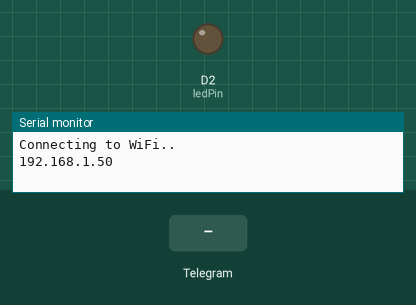
Simulated run of this sketch. Board: ESP8266 (NodeMCU). Parts: output pins drawn as LEDs (lit = HIGH), the last lines printed to the serial monitor. The inputs (shaded band) are chosen by the test bench. WiFi joins after 1.5 s; servers stay silent unless stated; the local clock reads 2024-03-15 10:24:30 at power-on unless the sketch sets it.

Above: at 3.2 s.
3.3 s: Telegram message "/led_on" received
At 4.3 s:
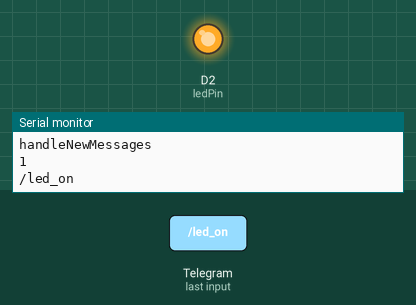
7.0 s: Telegram message "/led_off" received
At 9.1 s:
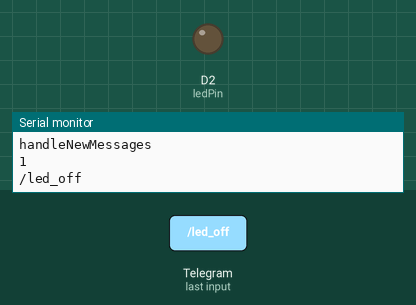
Timing chart, 0 to 10.6 s (numbered marks = the images above; inputs shaded):
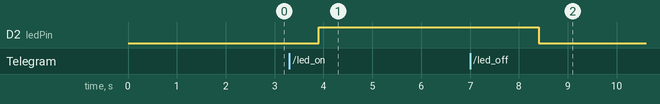

Measured:
- after the input at 3.3 s, D2 (ledPin): LOW → HIGH after 0.60 s
- after the input at 7.0 s, D2 (ledPin): HIGH → LOW after 1.4 s

The sketch:

sketch_dec06b.ino
```cpp
#ifdef ESP32
#include <WiFi.h>
#else
#include <ESP8266WiFi.h>
#endif
#include <WiFiClientSecure.h>
#include <UniversalTelegramBot.h>
#include <ArduinoJson.h>
const char* ssid = "Acutrotechnologies";
const char* password = "acutro@1234$$";
#define BOTtoken "5911456817:AAHYcQvJYYiWRXZ1zRWty8l80EKElHXIK9c"
#define CHAT_ID "5786536176"

#ifdef ESP8266
X509List cert(TELEGRAM_CERTIFICATE_ROOT);
#endif

WiFiClientSecure client;
UniversalTelegramBot bot(BOTtoken, client);

int botRequestDelay = 1000;
unsigned long lastTimeBotRan;

const int ledPin = D2;
bool ledState = LOW;

void handleNewMessages(int numNewMessages)
{
  Serial.println("handleNewMessages");
  Serial.println(String(numNewMessages));

  for (int i=0; i<numNewMessages; i++)
  {
    String chat_id = String(bot.messages[i].chat_id);
    if (chat_id != CHAT_ID)
    {
      bot.sendMessage(chat_id, "Unauthorized user", "");
      continue;
    }
    for (int j=0; j<numNewMessages; j++){
      String chat_id = String(bot.messages[j].chat_id);
      if (chat_id !=CHAT_ID){
        bot.sendMessage(chat_id, "Unauthorized user","");
        continue;
      }
    String text = bot.messages[i].text;
    Serial.println(text);

    String from_name = bot.messages[i].from_name;

    if (text == "/start")
    {
      String welcome = "Welcome, " + from_name + ".\n";
      welcome += "Use the following commands to control your outputs.\n\n";
      welcome += "/led_on to turn GPIO ON \n";
      welcome += "/led_off to turn GPIO OFF \n";
      welcome += "/state to request current GPIO state \n";
      bot.sendMessage(chat_id, welcome, "");
    }

    if (text == "/led_on")
    {
      bot.sendMessage(chat_id, "LED state set to ON", "");
      ledState = HIGH;
      digitalWrite(ledPin, ledState);
    }

    if (text == "/led_off")
    {
      bot.sendMessage(chat_id, "LED state set to OFF", "");
      ledState = LOW;
      digitalWrite(ledPin, ledState);
    }

    if (text == "/state")
    {
      if (digitalRead(ledPin))
      {
        bot.sendMessage(chat_id, "LED is ON", "");
      }
      else
      {
        bot.sendMessage(chat_id, "LED is OFF", "");
      }
    }
  }
}
}

void setup() {
  Serial.begin(115200);

  #ifdef ESP8266
    configTime(0, 0, "pool.ntp.org");
    client.setTrustAnchors(&cert);
  #endif

  pinMode(ledPin, OUTPUT);
  digitalWrite(ledPin, ledState);

  WiFi.mode(WIFI_STA);
  WiFi.begin(ssid, password);
  #ifdef ESP32
    client.setCACert(TELEGRAM_CERTIFICATE_ROOT);
  #endif
  while (WiFi.status() != WL_CONNECTED)
  {

    delay(1000);
    Serial.println("Connecting to WiFi..");
    delay(1000);
  }
  Serial.println(WiFi.localIP());
}


void loop() {
  if (millis() > lastTimeBotRan + botRequestDelay)
  {
    int numNewMessages = bot.getUpdates(bot.last_message_received + 1);

    while(numNewMessages)
    {
      Serial.println("got response");
      handleNewMessages(numNewMessages);
      numNewMessages = bot.getUpdates(bot.last_message_received + 1);
    }
    lastTimeBotRan = millis();
  }
}
```
